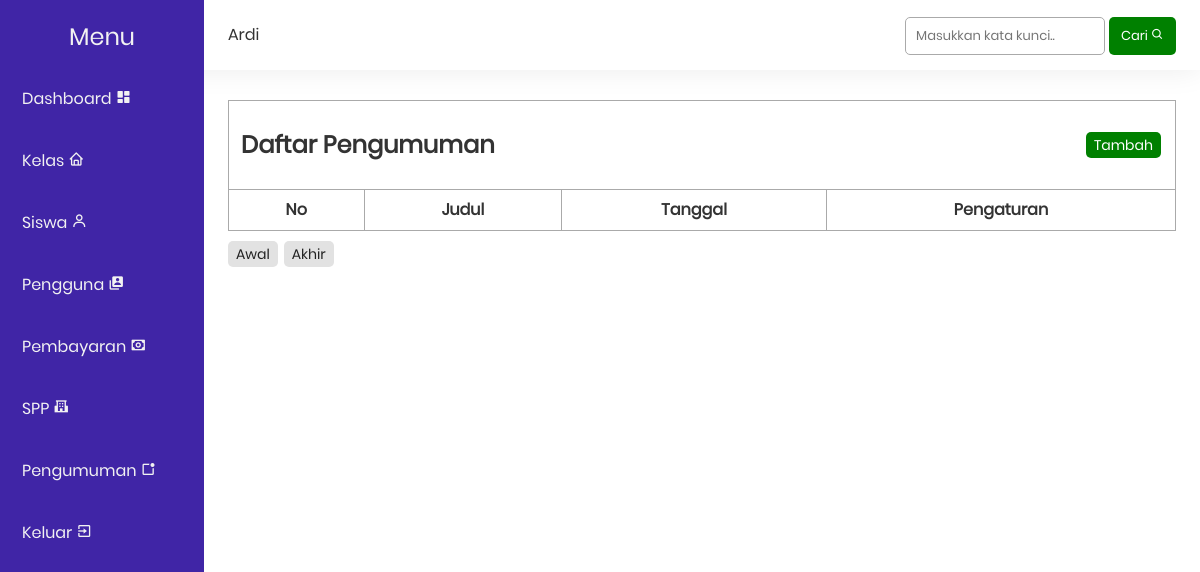
The app's page /pages/announcement/index.php (signed in), older data.
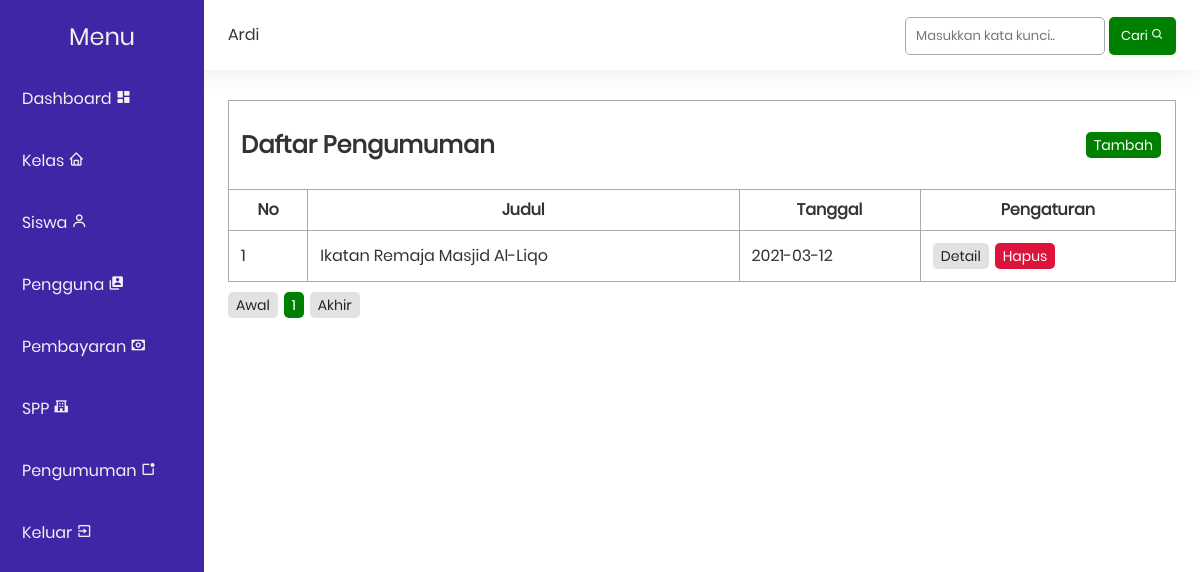
The same page, newer data.
### tables this page shows
CREATE TABLE `pengumuman` (
  `id` int(11) NOT NULL,
  `judul` varchar(50) NOT NULL,
  `pembuka` text NOT NULL,
  `isi` text NOT NULL,
  `penutup` text NOT NULL,
  `tanggal` date NOT NULL
);

### functions.php (called while the page is built, shortened)
<?php
$conn = mysqli_connect("localhost", "root", "", "spp");
function queryPagination($query)
{
    global $conn;
    $result = mysqli_query($conn, $query);
    return mysqli_num_rows($result);
}
function startNumber($activePage, $link)
{
    return 1;
}
function endNumber($activePage, $link, $totalPage)
{
    return $totalPage;
}
function numberData($limit, $curretPage)
{
    return 1 + ($limit * ($curretPage - 1));
}

### pages/announcement/index.php (the view, shortened to what this page needs)
<?php
include_once('../layout/navbar.php');
include_once('../layout/sidebar.php');
if (isset($_POST['search'])) {
    $keyword = $_POST['keyword'];
} else {
    $keyword = '';
}
$totalData = queryPagination("SELECT * FROM pengumuman
                                WHERE judul LIKE '%$keyword%' OR
                                    tanggal LIKE '%$keyword%'
                                ORDER BY tanggal DESC");
$limit = 10;
$totalPage = ceil($totalData / $limit);
$activePage = (isset($_GET['page'])) ? $_GET['page'] : 1;
$curretPage = $activePage ? $activePage : 1;
$startData = ($activePage * $limit) - $limit;
$link = 2;
$startNumber = startNumber($activePage, $link);
$endNumber = endNumber($activePage, $link, $totalPage);
$pengumuman = mysqli_query($conn, "SELECT * FROM pengumuman
                                    WHERE judul LIKE '%$keyword%' OR
                                        tanggal LIKE '%$keyword%'
                                    ORDER BY tanggal DESC LIMIT $startData, $limit");
$no = numberData($limit, $curretPage);
?>
<table class="table">
    <tr>
        <td colspan="4">
            <span id="action">
                <h2>Daftar Pengumuman</h2>
                <div>
                    <a href="create.php" class="badge green">Tambah</a>
                </div>
            </span>
        </td>
    </tr>
    <tr>
        <th>No</th>
        <th>Judul</th>
        <th>Tanggal</th>
        <th>Pengaturan</th>
    </tr>
    <?php foreach ($pengumuman as $p) : ?>
        <tr>
            <td><?= $no++; ?></td>
            <td><?= $p['judul']; ?></td>
            <td><?= $p['tanggal']; ?></td>
            <td>
                <a href="detail.php?i=<?= $p['id'] ?>" class="badge grey">Detail</a>
                <a href="delete.php?i=<?= $p['id'] ?>" class="badge red" onclick="return confirm('Apakah yakin menghapus data pengumuman <?= $p['judul'] ?>?')">Hapus</a>
            </td>
        </tr>
    <?php endforeach; ?>
</table>
<div class="pagination">
    <a href="?page=1" class="badge grey">Awal</a>
    <?php for ($i = $startNumber; $i <= $endNumber; $i++) : ?>
        <?php if ($i == $activePage) : ?>
            <a href="?page=<?= $i; ?>" class="badge green"><?= $i; ?></a>
        <?php else : ?>
            <a href="?page=<?= $i; ?>" class="badge grey"><?= $i; ?></a>
        <?php endif; ?>
    <?php endfor; ?>
    <a href="?page=<?= $totalPage; ?>" class="badge grey">Akhir</a>
</div>
<?php include_once('../layout/footer.php'); ?>

Row changes from the older to the newer data that the page shows:
added pengumuman: judul "Ikatan Remaja Masjid Al-Liqo", tanggal "2021-03-12"
Text that changed along with them:
new list line: "1"
